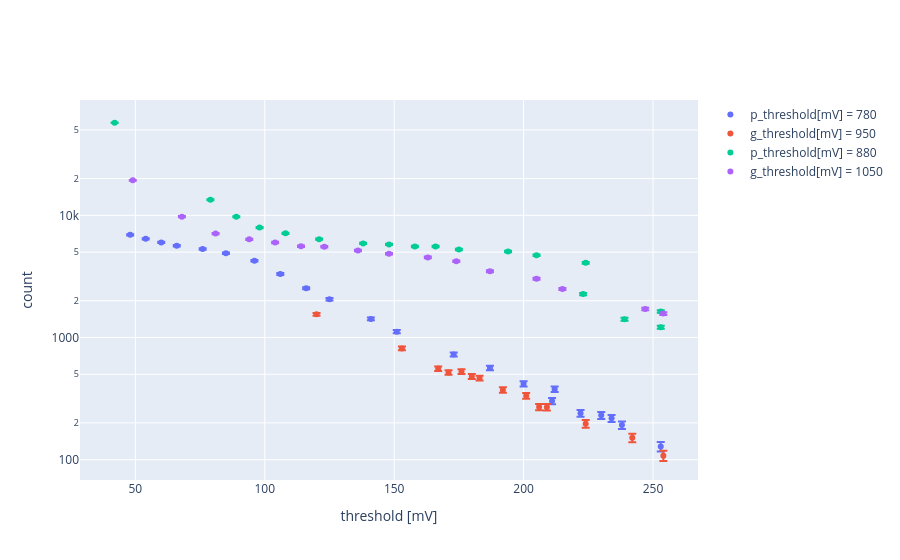

Notebook code for this chart:
### Code cell
df_780p = df_varia[df_varia['p_tensione[V]'] == 780]
df_950g = df_varia[df_varia['g_tensione[V]'] == 950]
df_800p = df_varia[df_varia['p_tensione[V]'] == 800]
df_980g = df_varia[df_varia['g_tensione[V]'] == 980]
df_880p = df_varia[df_varia['p_tensione[V]'] == 880]
df_1050g = df_varia[df_varia['g_tensione[V]'] == 1050]

fig = go.Figure()
fig.add_trace(go.Scatter(x=df_780p['p_threshold[mV]'], y=df_780p['p_count'], mode='markers', name='p_threshold[mV] = 780', error_y=dict(type='data', array=np.sqrt(df_780p['p_count']), visible=True)))
fig.add_trace(go.Scatter(x=df_950g['g_threshold[mV]'], y=df_950g['g_count'], mode='markers', name='g_threshold[mV] = 950', error_y=dict(type='data', array=np.sqrt(df_950g['g_count']), visible=True)))
fig.add_trace(go.Scatter(x=df_880p['p_threshold[mV]'], y=df_880p['p_count'], mode='markers', name='p_threshold[mV] = 880', error_y=dict(type='data', array=np.sqrt(df_880p['p_count']), visible=True)))
fig.add_trace(go.Scatter(x=df_1050g['g_threshold[mV]'], y=df_1050g['g_count'], mode='markers', name='g_threshold[mV] = 1050', error_y=dict(type='data', array=np.sqrt(df_1050g['g_count']), visible=True)))
# fig.add_trace(go.Scatter(x=df_800p['p_threshold[mV]'], y=df_800p['p_count'], mode='markers', name='p_threshold[mV] = 800', error_y=dict(type='data', array=np.sqrt(df_800p['p_count']), visible=True)))
# fig.add_trace(go.Scatter(x=df_980g['g_threshold[mV]'], y=df_980g['g_count'], mode='markers', name='g_threshold[mV] = 980', error_y=dict(type='data', array=np.sqrt(df_980g['g_count']), visible=True)))

fig.update_layout(
    xaxis_title='threshold [mV]',
    yaxis_title='count',
    yaxis_type= 'log'
)
fig.show()

### Figure 1 — Plotly figure (JSON) as saved in the notebook; plotly's stock layout.template omitted (floating-point values rounded to 4 significant figures)
{"data": [{"error_y": {"array": [37.68, 11.31, 20.45, 33.42, 14.76, 19.44, 13.86, 23.73, 15.2, 26.96, 15.49, 17.38, 45.37, 50.32, 57.57, 65.21, 69.92, 72.8, 75.11, 80.14, 83.26, 77.49], "type": "data", "visible": true}, "mode": "markers", "name": "p_threshold[mV] = 780", "type": "scatter", "x": [141, 253, 200, 151, 234, 212, 238, 187, 230, 173, 222, 211, 125, 116, 106, 96, 85, 76, 66, 54, 48, 60], "y": [1420.0, 128.0, 418.0, 1117.0, 218.0, 378.0, 192.0, 563.0, 231.0, 727.0, 240.0, 302.0, 2058.0, 2532.0, 3314.0, 4252.0, 4889.0, 5300.0, 5642.0, 6422.0, 6932.0, 6004.0]}, {"error_y": {"array": [39.34, 28.55, 21.59, 16.4, 19.29, 18.28, 14.04, 22.76, 23.6, 16.43, 21.91, 10.39, 12.29, 22.93, NaN, NaN, NaN, NaN, NaN, NaN, NaN, NaN, NaN, NaN, NaN, NaN, NaN], "type": "data", "visible": true}, "mode": "markers", "name": "g_threshold[mV] = 950", "type": "scatter", "x": [120, 153, 183, 209, 192, 201, 224, 171, 167, 206, 180, 254, 242, 176, 217, 217, 217, 217, 217, 217, 217, 217, 217, 217, 215, 215, 215], "y": [1548.0, 815.0, 466.0, 269.0, 372.0, 334.0, 197.0, 518.0, 557.0, 270.0, 480.0, 108.0, 151.0, 526.0, NaN, NaN, NaN, NaN, NaN, NaN, NaN, NaN, NaN, NaN, NaN, NaN, NaN]}, {"error_y": {"array": [63.93, 68.7, 71.13, 72.55, 74.55, 74.56, 76.05, 76.77, 79.93, 84.44, 89.08, 98.75, 115.8, 37.56, 40.44, 34.83, 47.64, 239.3, NaN, NaN, NaN, NaN, NaN], "type": "data", "visible": true}, "mode": "markers", "name": "p_threshold[mV] = 880", "type": "scatter", "x": [224, 205, 194, 175, 166, 158, 148, 138, 121, 108, 98, 89, 79, 239, 253, 253, 223, 42, 178, 178, 178, 178, 178], "y": [4087.0, 4720.0, 5059.0, 5263.0, 5557.0, 5559.0, 5784.0, 5893.0, 6389.0, 7130.0, 7936.0, 9751.0, 13410.0, 1411.0, 1635.0, 1213.0, 2270.0, 57270.0, NaN, NaN, NaN, NaN, NaN]}, {"error_y": {"array": [49.96, 59.06, 64.86, 67.29, 69.62, 71.8, 74.45, 74.79, 77.47, 79.74, 84.27, 98.8, 139.2, 55.07, 41.4, 39.62, NaN, NaN, NaN, NaN, NaN], "type": "data", "visible": true}, "mode": "markers", "name": "g_threshold[mV] = 1050", "type": "scatter", "x": [215, 187, 174, 163, 148, 136, 123, 114, 104, 94, 81, 68, 49, 205, 247, 254, 166, 166, 166, 166, 166], "y": [2496.0, 3488.0, 4207.0, 4528.0, 4847.0, 5155.0, 5543.0, 5593.0, 6001.0, 6359.0, 7102.0, 9762.0, 19370.0, 3033.0, 1714.0, 1570.0, NaN, NaN, NaN, NaN, NaN]}], "layout": {"xaxis": {"title": {"text": "threshold [mV]"}}, "yaxis": {"title": {"text": "count"}, "type": "log"}}}
